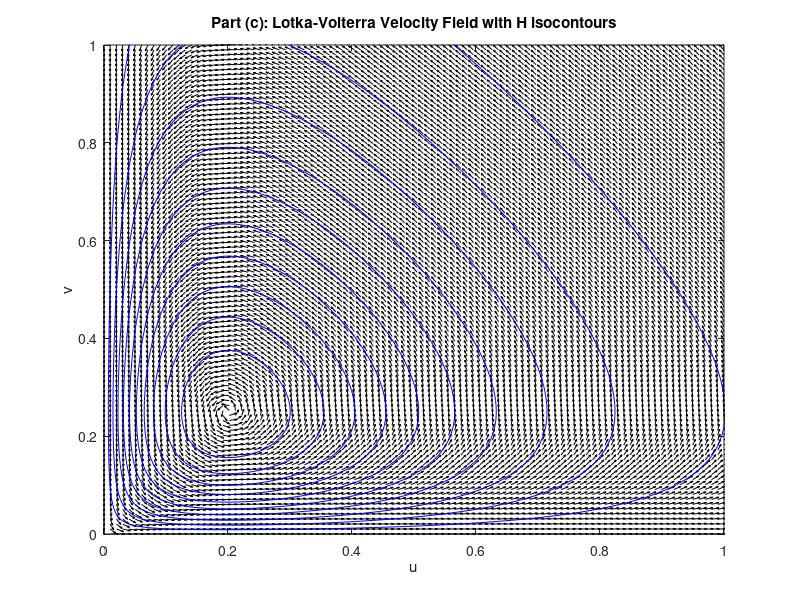

Source code (MATLAB):
[u, v] = meshgrid(linspace(0,1,100), linspace(0,1,100));
H = u .* v .* exp(-5 .* u - 4 .* v);
du = u - 4*u.*v;
dv = -v + 5*u.*v;

magnitude = sqrt(du.^2 + dv.^2);
du = du ./ magnitude;
dv = dv ./ magnitude;

figure;
quiver(u, v, du, dv, 'k'); hold on;
xlabel('u'); ylabel('v');
title('Part (c): Lotka-Volterra Velocity Field with H isocontours');
axis([0 1 0 1]);

contour(u, v, H, 10, 'b');

hold off;
